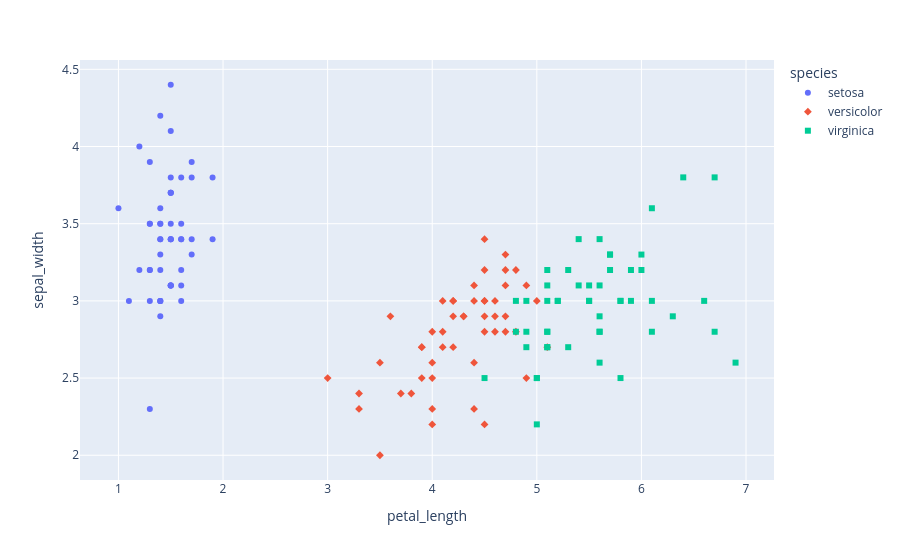

The code cell stored with this chart in its notebook:
### Code cell
fig.show()

### Figure 1 — Plotly figure (JSON) as saved in the notebook; plotly's stock layout.template omitted (floating-point values rounded to 4 significant figures)
{"data": [{"hovertemplate": "species=setosa<br>petal_length=%{x}<br>sepal_width=%{y}<extra></extra>", "legendgroup": "setosa", "marker": {"color": "#636efa", "symbol": "circle"}, "mode": "markers", "name": "setosa", "orientation": "v", "showlegend": true, "type": "scatter", "x": [1.4, 1.4, 1.3, 1.5, 1.4, 1.7, 1.4, 1.5, 1.4, 1.5, 1.5, 1.6, 1.4, 1.1, 1.2, 1.5, 1.3, 1.4, 1.7, 1.5, 1.7, 1.5, 1.0, 1.7, 1.9, 1.6, 1.6, 1.5, 1.4, 1.6, 1.6, 1.5, 1.5, 1.4, 1.5, 1.2, 1.3, 1.5, 1.3, 1.5, 1.3, 1.3, 1.3, 1.6, 1.9, 1.4, 1.6, 1.4, 1.5, 1.4], "xaxis": "x", "y": [3.5, 3.0, 3.2, 3.1, 3.6, 3.9, 3.4, 3.4, 2.9, 3.1, 3.7, 3.4, 3.0, 3.0, 4.0, 4.4, 3.9, 3.5, 3.8, 3.8, 3.4, 3.7, 3.6, 3.3, 3.4, 3.0, 3.4, 3.5, 3.4, 3.2, 3.1, 3.4, 4.1, 4.2, 3.1, 3.2, 3.5, 3.1, 3.0, 3.4, 3.5, 2.3, 3.2, 3.5, 3.8, 3.0, 3.8, 3.2, 3.7, 3.3], "yaxis": "y"}, {"hovertemplate": "species=versicolor<br>petal_length=%{x}<br>sepal_width=%{y}<extra></extra>", "legendgroup": "versicolor", "marker": {"color": "#EF553B", "symbol": "diamond"}, "mode": "markers", "name": "versicolor", "orientation": "v", "showlegend": true, "type": "scatter", "x": [4.7, 4.5, 4.9, 4.0, 4.6, 4.5, 4.7, 3.3, 4.6, 3.9, 3.5, 4.2, 4.0, 4.7, 3.6, 4.4, 4.5, 4.1, 4.5, 3.9, 4.8, 4.0, 4.9, 4.7, 4.3, 4.4, 4.8, 5.0, 4.5, 3.5, 3.8, 3.7, 3.9, 5.1, 4.5, 4.5, 4.7, 4.4, 4.1, 4.0, 4.4, 4.6, 4.0, 3.3, 4.2, 4.2, 4.2, 4.3, 3.0, 4.1], "xaxis": "x", "y": [3.2, 3.2, 3.1, 2.3, 2.8, 2.8, 3.3, 2.4, 2.9, 2.7, 2.0, 3.0, 2.2, 2.9, 2.9, 3.1, 3.0, 2.7, 2.2, 2.5, 3.2, 2.8, 2.5, 2.8, 2.9, 3.0, 2.8, 3.0, 2.9, 2.6, 2.4, 2.4, 2.7, 2.7, 3.0, 3.4, 3.1, 2.3, 3.0, 2.5, 2.6, 3.0, 2.6, 2.3, 2.7, 3.0, 2.9, 2.9, 2.5, 2.8], "yaxis": "y"}, {"hovertemplate": "species=virginica<br>petal_length=%{x}<br>sepal_width=%{y}<extra></extra>", "legendgroup": "virginica", "marker": {"color": "#00cc96", "symbol": "square"}, "mode": "markers", "name": "virginica", "orientation": "v", "showlegend": true, "type": "scatter", "x": [6.0, 5.1, 5.9, 5.6, 5.8, 6.6, 4.5, 6.3, 5.8, 6.1, 5.1, 5.3, 5.5, 5.0, 5.1, 5.3, 5.5, 6.7, 6.9, 5.0, 5.7, 4.9, 6.7, 4.9, 5.7, 6.0, 4.8, 4.9, 5.6, 5.8, 6.1, 6.4, 5.6, 5.1, 5.6, 6.1, 5.6, 5.5, 4.8, 5.4, 5.6, 5.1, 5.1, 5.9, 5.7, 5.2, 5.0, 5.2, 5.4, 5.1], "xaxis": "x", "y": [3.3, 2.7, 3.0, 2.9, 3.0, 3.0, 2.5, 2.9, 2.5, 3.6, 3.2, 2.7, 3.0, 2.5, 2.8, 3.2, 3.0, 3.8, 2.6, 2.2, 3.2, 2.8, 2.8, 2.7, 3.3, 3.2, 2.8, 3.0, 2.8, 3.0, 2.8, 3.8, 2.8, 2.8, 2.6, 3.0, 3.4, 3.1, 3.0, 3.1, 3.1, 3.1, 2.7, 3.2, 3.3, 3.0, 2.5, 3.0, 3.4, 3.0], "yaxis": "y"}], "layout": {"legend": {"title": {"text": "species"}, "tracegroupgap": 0}, "margin": {"t": 60}, "xaxis": {"anchor": "y", "domain": [0, 1], "title": {"text": "petal_length"}}, "yaxis": {"anchor": "x", "domain": [0, 1], "title": {"text": "sepal_width"}}}}
